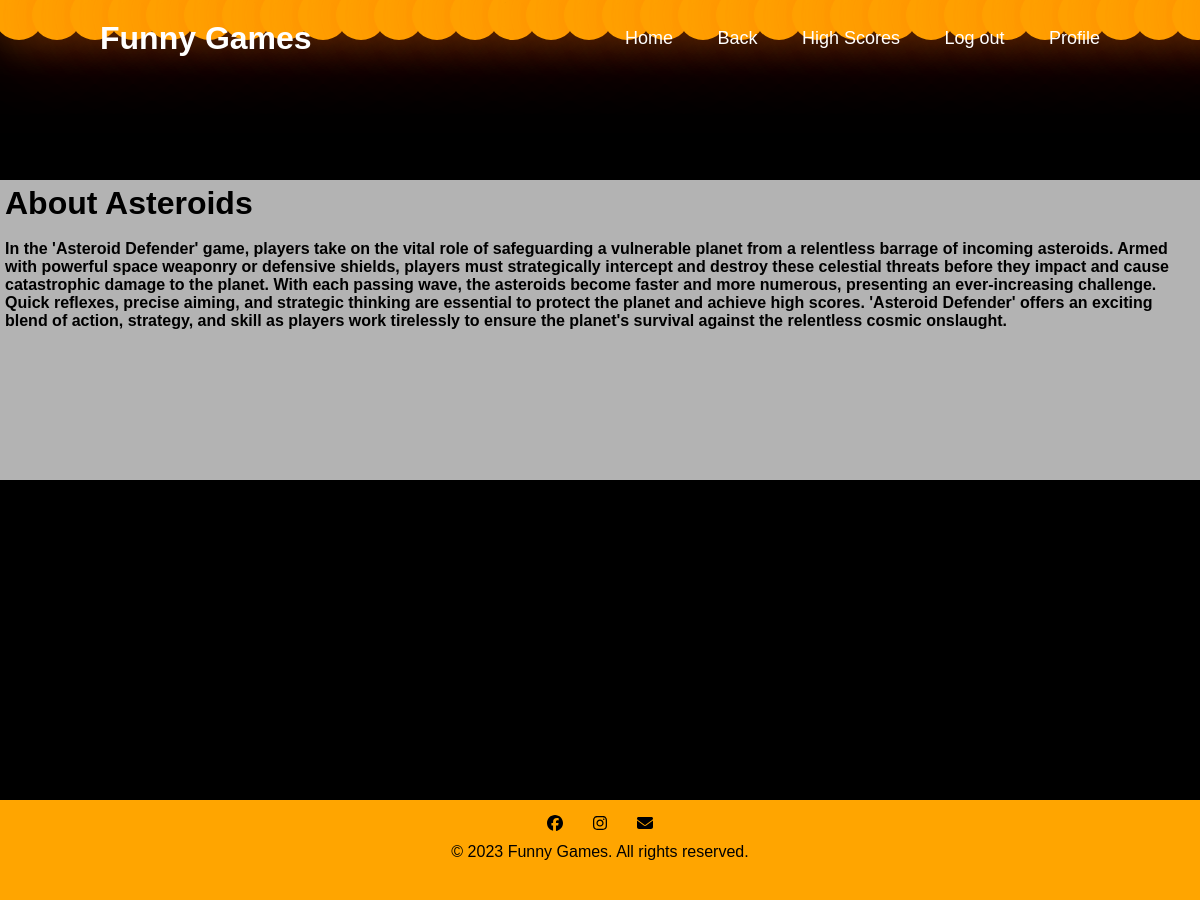
/game/3/about/, run on the app's committed database.
### game/models.py (models this page shows, shortened)
class Game(models.Model):
    name=models.TextField(max_length=100, default="gameA")
    description=models.TextField(max_length=10000, default="Your Default Description Here")

### game/views.py (the view)
# urls.py: path('game/<int:game_id>/about/', views.game_about, name='game_about'),
def game_about(request, game_id):
    game = get_object_or_404(Game, pk=game_id)
    return render(request, 'game/about.html', {'game': game})

### game/templates/game/about.html (shortened to what this page needs)
{% extends "game/homee.html" %}
{% load static %}
{% block content %}
<div class="header">
    <a href="#" class="logo">Funny Games</a>
    <div class="navbar">
      <a href="{% url 'index' %}">Home</a>
      <a href="#" id="backToGame">Back</a>
      <a href="#">High Scores</a>
      <a href="{% url 'logout' %}">Log out</a>
      <a href="{% url 'myprofile' %}">Profile</a>
    </div>
  </div>
<div class="form-box"><h1>About {{ game.name }}</h1>
    <br>
    <p style="font-weight: bold;">{{ game.description }}</p>
    </div>
{% endblock content %}

### game/templates/game/homee.html (style rules this page uses)
:root { --first-color: orange; --second-color: #fb7806; --third-color: #000405; --forth-color: #fffdfd; }
* { margin: 0; padding: 0; box-sizing: border-box; font-family: sans-serif; }
body { min-height: 100vh; background-color: blue; }
.header { position: fixed; top: 0; left: 0; width: 100%; padding: 20px 100px; background: transparent; display: flex; justify-content: space-between; align-items: center; z-index: 100; }
.logo { font-size: 32px; color: #fff; text-decoration: none; font-weight: 700; }
.navbar a { position: relative; font-size: 18px; color: #fff; font-weight: 500; text-decoration: none; margin-left: 40px; }
.navbar a::before { content: ""; position: absolute; top: 100%; left: 0; width: 0; height: 2px; background: #fff; transition: 0.3s; }
body { margin: 0; padding: 0; display: flex; flex-direction: column; background-color: black; }
a { text-decoration: none; color: black; }
.form-box { width: 1200px; height: 300px; position: relative; margin: 15% auto; background-color: rgba(255, 255, 255, 0.7); padding: 5px; z-index: 4; }

### data on the page
Game: name "Asteroids", description "In the 'Asteroid Defender' game, players take on the vital role of safeguarding a vulnerable planet from a relentless barrage of incoming asteroids. Armed with powerful space weaponry or defensive shields, players must strategically intercept and destroy these celestial threats before they impact and cause catastrophic damage to the planet. With each passing wave, the asteroids become faster and more numerous, presenting an ever-increasing challenge. Quick reflexes, precise aiming, and strategic thinking are essential to protect the planet and achieve high scores. 'Asteroid Defender' offers an exciting blend of action, strategy, and skill as players work tirelessly to ensure the planet's…"
